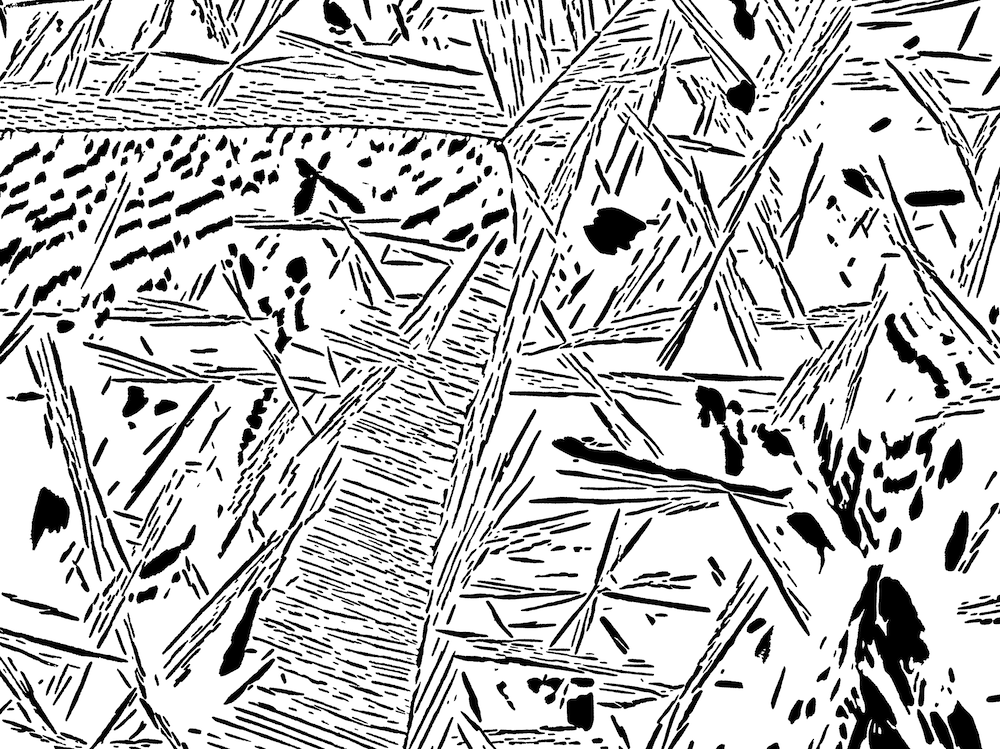
%> input picture examples/Data/LowQuality.png, 1000 x 749 px
$ octave Tutorial.m   (GNU Octave 9; MATLAB toolbox functions it lacks are replaced by stand-ins)
%> lines starting %> are read from the running program, lines starting %| are printed output that depends on the picture; in (x1, y1, x2, y2) boxes, pixels count from 0 and x2, y2 are one past the last pixel; in counts of white or black regions, pixels touching at a corner belong together; the program's own positions count from 1
%% Spatial Statistics Tutorial for Materials Science Problems
% Spatial statistics are an emerging statistical quantification technique
% for materials science information.

%% Microstructure Encoding
% Material information is typically preprocessed, or encoded, as a signal.
% as digital signal.  Signal encoding includes feature extraction and
% parametrization of materials information.
%
% Sample files are provided in the repository in ./examples/Data.
% To start, "LowQuality.png" is imported into the workspace.
% LowQuality.png is a compressed image of alpha/beta Titanium provided by
% Hamish Frasier at OSU.  Units and other critical metadata elements have
% been excluded from this example.

information = cast(imread('LowQuality.png'),'double');
%> information: size 749x1000 double; min 0, max 255, mean 196.6; mean of the top-left, top-right, bottom-left and bottom-right quarters 196, 200.5, 198.3, 191.6
% subplot(121);
pcolor(information)
% Pretty up the image
shading flat; axis equal; hc = colorbar; colormap gray; set(get( hc, 'Ylabel'),'String','Pixel Intensity')
title( 'Sample Information')
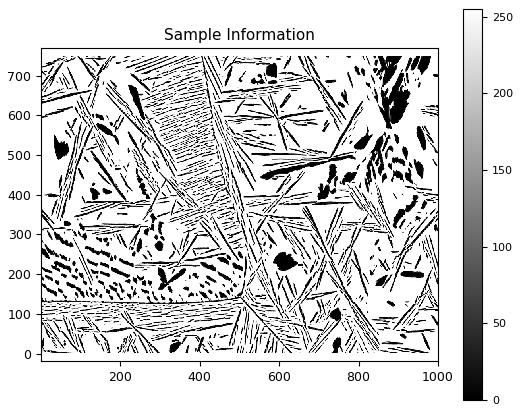
%> figure redrawn from the program's plot data
%/Pretty up the image
snapnow
%> (this line was passed over: snapnow is not available in this run)
% subplot(122)
[yy,xx] = hist( information(:), linspace(0,255,25));
%> yy = 25 values, max 504246 at index 25, min 3462 at index 6, mean 29960; xx = 25 values from 0 to 255
plot(xx,yy./sum(yy),'LineWidth',3); xlim( [ 0 255])
axis square; grid on;
title( 'Pixel Intensity Histogram' )
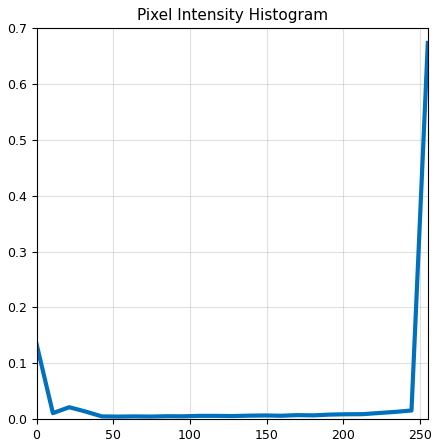
%> figure redrawn from the program's plot data; curve peaks at x = 255, y = 0.673

%%
% In the above image, lower pixel values (black values ) indicate beta
% Titanium phase and high pixel values ( white values ) indicate the alpha
% phase.  This image has been compressed from a larger size which leaves
% artifacts on partial alpha/beta pixels.  In the next step we will encode
% the image to isolate the alpha and beta phases.
encoded = round( information./255 );  %normalize by the max pixel intensity and round
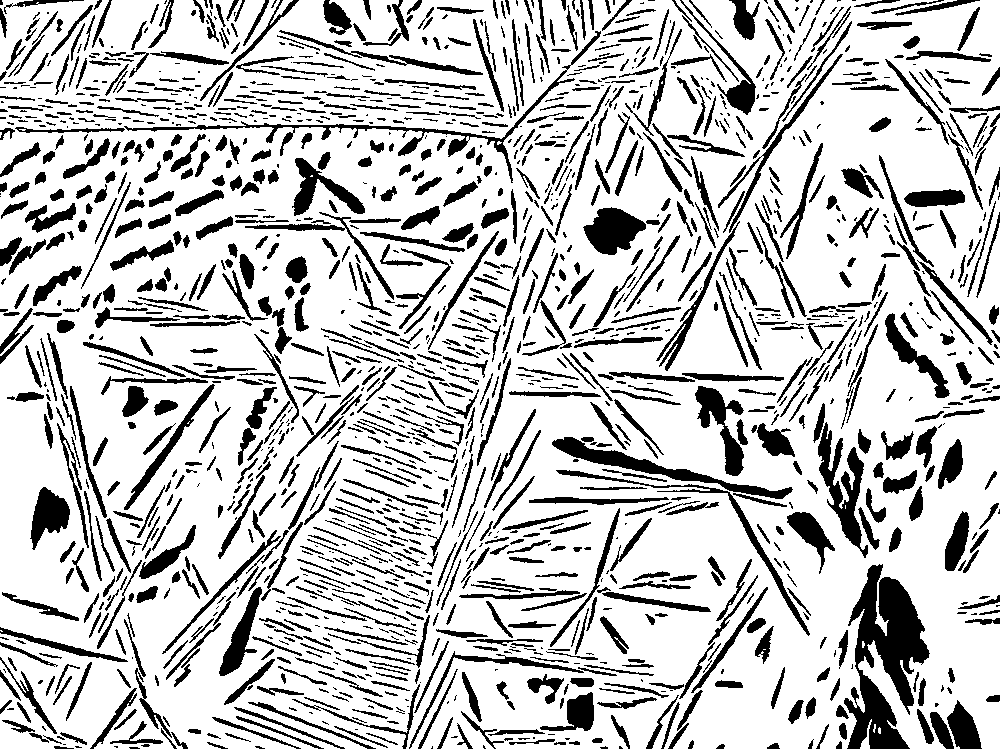
%> encoded: size 749x1000 double; values 0 (black) and 1 (white), 77.5% white; 1678 black regions (544 under 20 px), largest, box (x1, y1, x2, y2) and area: (844, 564, 930, 749) 8007, (124, 31, 601, 183) 2600, (552, 437, 793, 499) 2495
pcolor(encoded)
% Pretty up the image
shading flat; axis equal; hc = colorbar; colormap gray; set(get( hc, 'Ylabel'),'String','Pixel Intensity')
title( 'Encoded Information')
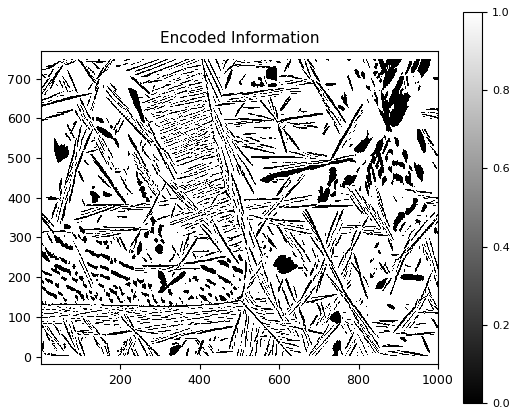
%> figure redrawn from the program's plot data
%/Pretty up the image
snapnow
%> (this line was passed over: snapnow is not available in this run)
% subplot(122)
[yy,xx] = hist( encoded(:), linspace(0,1,25));
%> yy = 25 values, max 580688 at index 25, min 0 at index 2, mean 29960; xx = 25 values from 0 to 1
plot(xx,yy./sum(yy),'LineWidth',3); xlim( [ 0 1])
axis square; grid on;
title( 'Encoding Intensity Histogram' )
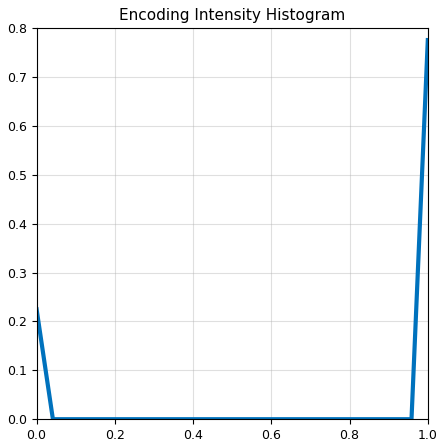
%> figure redrawn from the program's plot data; curve peaks at x = 1, y = 0.775

%%
% Now the pixel values are either zero or one for beta and alpha
% respectively.

%%
% Another example of an encoding for the dataset would be edge detection.
edges = 1-double(edge( encoded ));
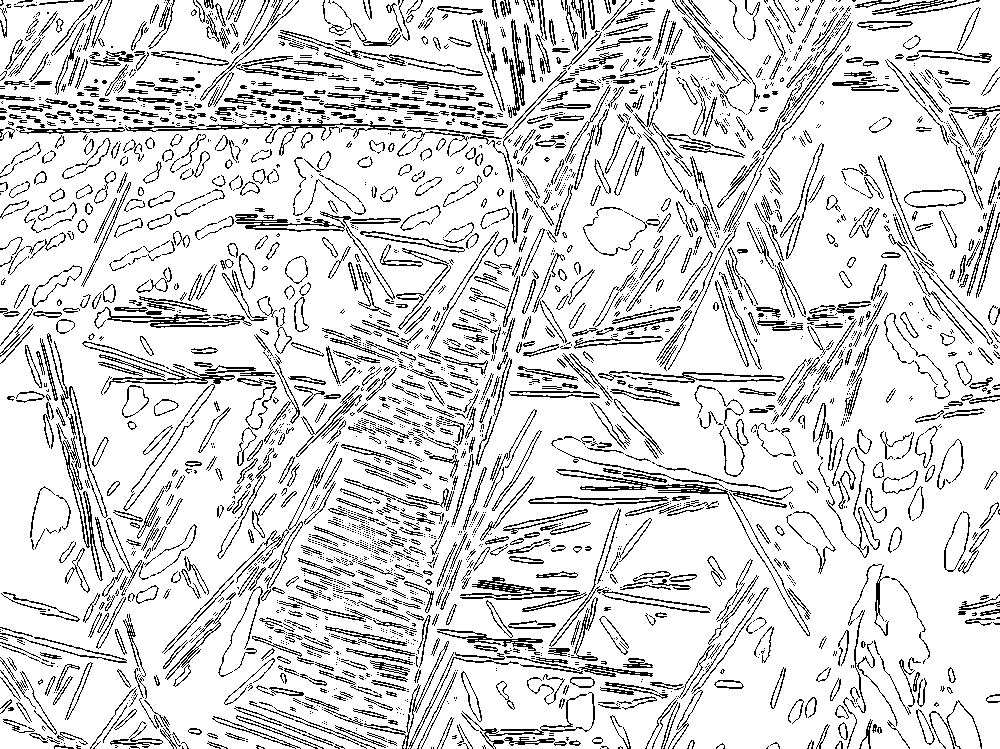
%> edges: size 749x1000 double; values 0 (black) and 1 (white), 85% white; black in thin lines or dots
pcolor( edges );
shading flat; axis equal; hc = colorbar; colormap gray;
title( 'Grain Boundary Encoding')
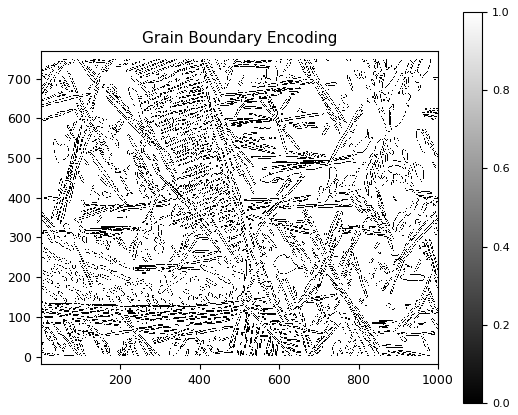
%> figure redrawn from the program's plot data

%%
% Black pixel values indicate edges in the image.

%%
% _Other typical encodings would be to perform more advanced feature
% extraction or to parametrize the datasets.  This section will expanded in
% the future._
%% Mathematics
% From a collection of signals, the spatial statistics resolve
% probabilities of spatial arranges.  Choosing
%
% $$f^{hh'}_t = \frac{\mbox{events when h and h' are at the head and tail of vector t}}{\mbox{number of times vector t is sampled}}$$
%
%%
% Auto-correlation occurs when
% $$ h=h' $$
%
% Cross-correlation occurs when
% $$ h=h' $$
%%
%% Signal Encoding/Feature Detection
%% Algorithms examples

$ run again, with examples/Data/Example.png copied over examples/Data/LowQuality.png
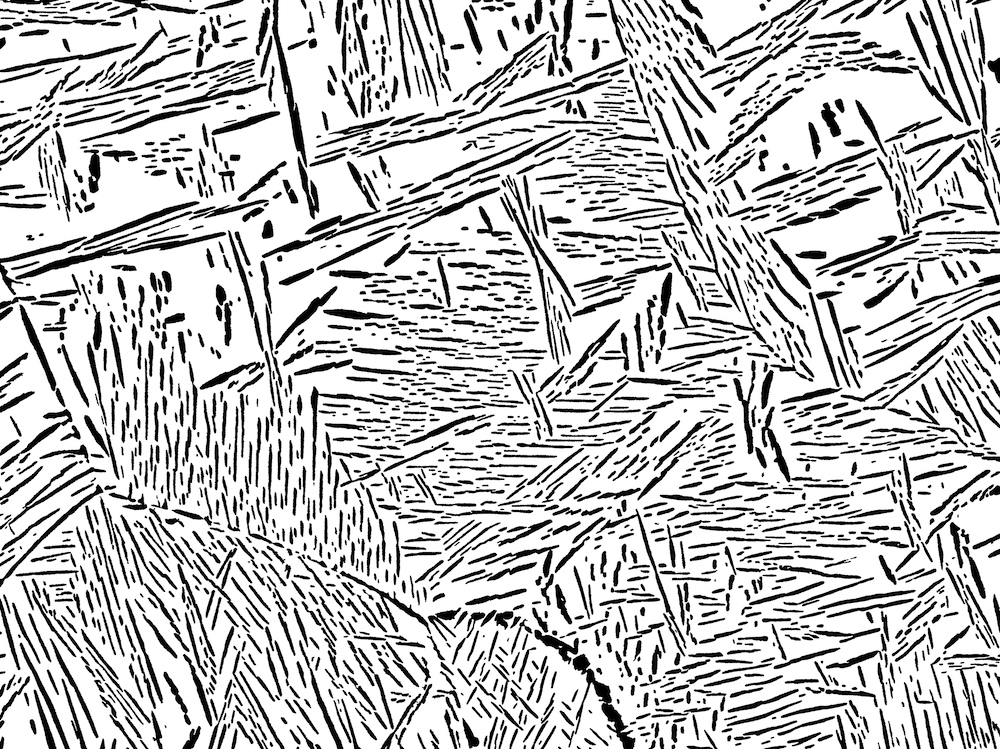
%> input picture examples/Data/Example.png, 1000 x 749 px
%> `title( 'Sample Information')`:
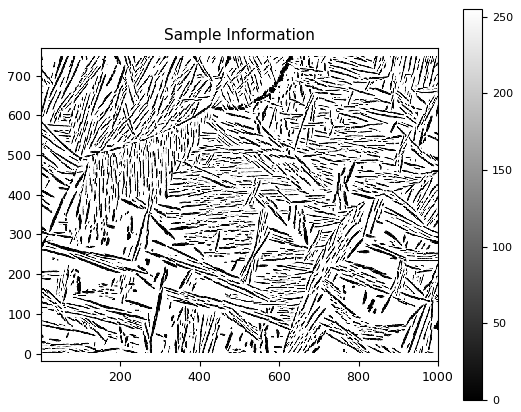
%> figure redrawn from the program's plot data
%> `[yy,xx] = hist( information(:), linspace(0,255,25));`: yy = 25 values, max 485207 at index 25, min 4234 at index 6, mean 29960; xx = 25 values from 0 to 255
%> encoded: size 749x1000 double; values 0 (black) and 1 (white), 77.3% white; 2427 black regions (768 under 20 px), largest, box (x1, y1, x2, y2) and area: (15, 232, 226, 279) 1280, (573, 654, 635, 749) 1265, (272, 0, 307, 168) 1082
%> `[yy,xx] = hist( encoded(:), linspace(0,1,25));`: yy = 25 values, max 579117 at index 25, min 0 at index 2, mean 29960; xx = 25 values from 0 to 1
%> edges: size 749x1000 double; values 0 (black) and 1 (white), 91.7% white; black in thin lines or dots
%> `title( 'Grain Boundary Encoding')`:
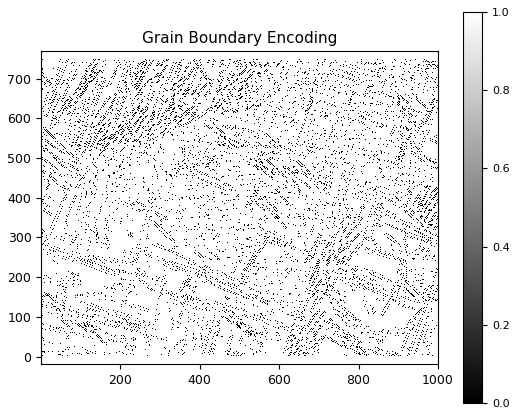
%> figure redrawn from the program's plot data
